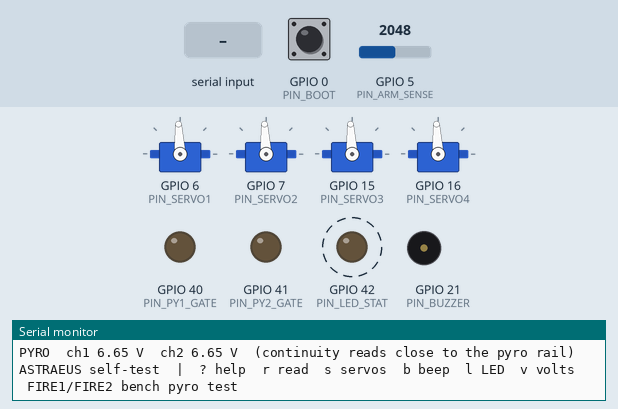
Simulated run of this sketch. Board: ESP32-S3. Shown: 4 × servo, output pins drawn as LEDs (lit = HIGH), buzzer (waves = sounding), the last lines printed to the serial monitor. Dashed ring = blinking. Inputs (shaded band) come from the test bench; at power-on: GPIO 0 (PIN_BOOT) HIGH, GPIO 5 (PIN_ARM_SENSE) = 2048. Storage starts empty; servo pulses on a pin are drawn as a servo (544–2400 µs = 0–180°); pins used as bus, display or sensor lines are not drawn.

Above: at 1.45 s.
1.7 s: "FIRE1\n" received over Serial
At 2.5 s:
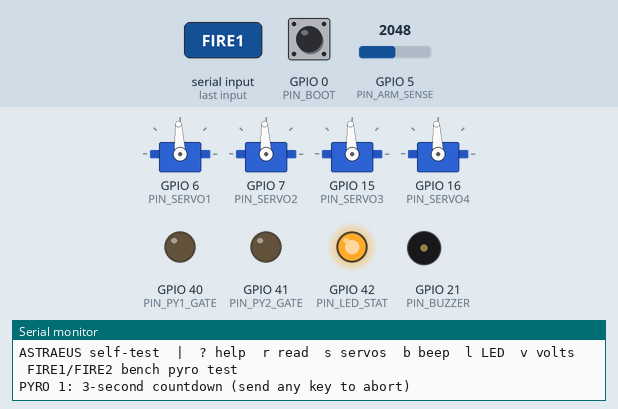
4.7 s: GPIO 0 (PIN_BOOT) pulled LOW for 3.2 s
9.4 s: "s\n" received over Serial
At 10.4 s:
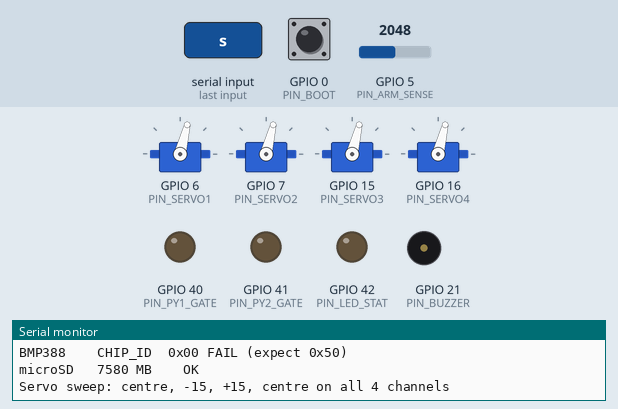
12.4 s: "FIRE2\n" received over Serial
At 15.8 s:
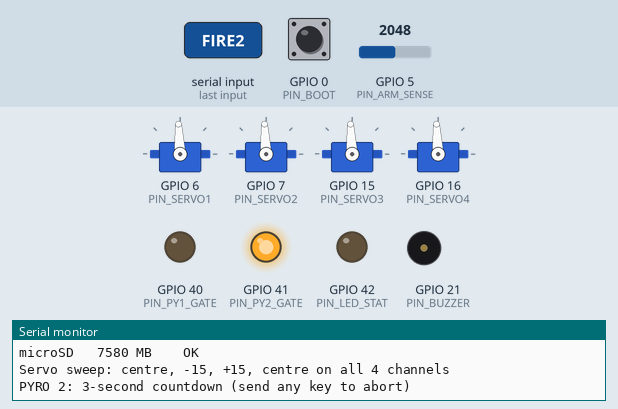
18.4 s: "FIRE1\n" received over Serial
At 21.8 s:
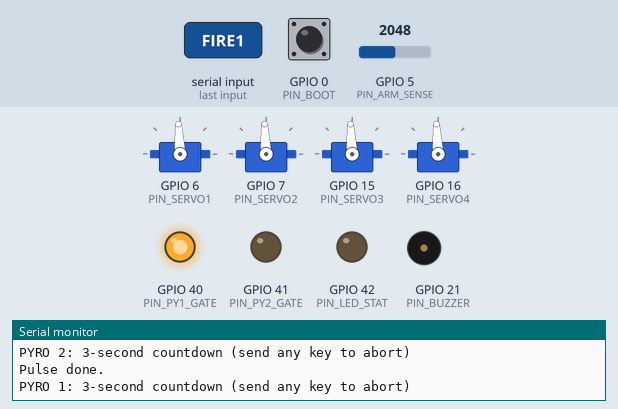
Timing chart, 0 to 25.4 s (numbered marks = the images above; inputs shaded):
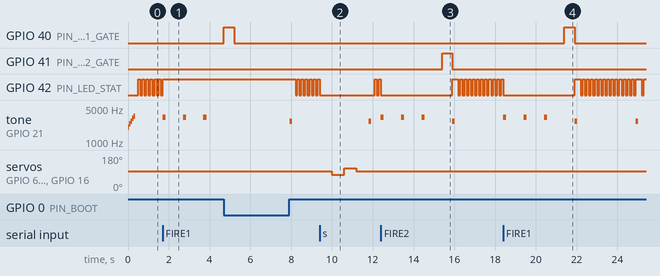

The sketch:

astraeus_selftest.ino
```cpp
/*
  ASTRAEUS Rev A - bring-up self-test  (v0.1)
  -------------------------------------------
  Upload once the board arrives, before any flight firmware.
  Arduino IDE: board "ESP32S3 Dev Module", USB CDC On Boot: Enabled,
               Flash Size 8MB, PSRAM Disabled. Serial Monitor 115200.

  What it does at power-up:
    1. Rising chirp from the buzzer.
    2. Checks each chip by reading its ID register over SPI:
         LSM6DSO32 WHO_AM_I = 0x6C, ADXL375 DEVID = 0xE5, BMP388 CHIP_ID = 0x50
       and mounts the microSD card.
    3. Reports by sound (so it works inside the rocket):
         one long beep            = everything passed
         N short beeps, repeated  = failure N (1 IMU, 2 high-g, 3 baro, 4 SD)
    4. Then, every 3 s: one beep per pyro channel that has continuity
       (only meaningful with the ARM switch on - that is how commercial
       altimeters report it on the pad).

  Serial commands:
    ?  help         r  read sensors once     s  servo sweep (TVC centre, +-15 deg)
    b  beep test    l  LED test               v  battery and ARM voltages
    FIRE1 / FIRE2   pulse a pyro channel for 0.5 s - BENCH TEST WITH A BULB OR
                    LED + 1k RESISTOR ONLY, never an igniter indoors. Needs the
                    ARM switch on and a 3-second beeping countdown.
*/
#include <SPI.h>
#include <SD.h>
#include "astraeus_pins.h"

SPIClass sensSPI(FSPI);
SPIClass sdSPI(HSPI);
const SPISettings SENS_SPI(5000000, MSBFIRST, SPI_MODE3);   // ADXL375 max 5 MHz

const int SERVO_PINS[4] = {PIN_SERVO1, PIN_SERVO2, PIN_SERVO3, PIN_SERVO4};
bool okIMU, okHG, okBaro, okSD;
int failCode = 0;

// ------------------------------------------------------------------ helpers
uint8_t spiRead(int cs, uint8_t reg, bool dummy = false) {
  sensSPI.beginTransaction(SENS_SPI);
  digitalWrite(cs, LOW);
  sensSPI.transfer(reg | 0x80);
  if (dummy) sensSPI.transfer(0x00);           // BMP388 sends one dummy byte first
  uint8_t v = sensSPI.transfer(0x00);
  digitalWrite(cs, HIGH);
  sensSPI.endTransaction();
  return v;
}
void spiWrite(int cs, uint8_t reg, uint8_t val) {
  sensSPI.beginTransaction(SENS_SPI);
  digitalWrite(cs, LOW);
  sensSPI.transfer(reg & 0x7F);
  sensSPI.transfer(val);
  digitalWrite(cs, HIGH);
  sensSPI.endTransaction();
}
int16_t rd16(int cs, uint8_t reg) {           // little-endian pair, auto-increment
  sensSPI.beginTransaction(SENS_SPI);
  digitalWrite(cs, LOW);
  sensSPI.transfer(reg | 0x80 | (cs == PIN_CS_HG ? 0x40 : 0));
  uint8_t lo = sensSPI.transfer(0), hi = sensSPI.transfer(0);
  digitalWrite(cs, HIGH);
  sensSPI.endTransaction();
  return (int16_t)(hi << 8 | lo);
}

void beep(int ms, int hz = BUZZER_HZ) {
  ledcWriteTone(PIN_BUZZER, hz);
  delay(ms);
  ledcWriteTone(PIN_BUZZER, 0);
}
void beeps(int n, int on = 120, int off = 180) {
  for (int i = 0; i < n; i++) { beep(on); delay(off); }
}
float volts(int pin, float k) { return analogReadMilliVolts(pin) * k / 1000.0f; }

void servoUs(int ch, int us) {                // 50 Hz, 14-bit: 20000 us = 16384 counts
  ledcWrite(SERVO_PINS[ch], (uint32_t)us * 16384 / 20000);
}

// ------------------------------------------------------------------ tests
void checkChips() {
  // BMP388 starts in I2C mode; the first CS edge switches it to SPI
  spiRead(PIN_CS_BARO, 0x00, true);
  uint8_t idImu = spiRead(PIN_CS_IMU, 0x0F);
  uint8_t idHg = spiRead(PIN_CS_HG, 0x00);
  uint8_t idBaro = spiRead(PIN_CS_BARO, 0x00, true);
  okIMU = idImu == 0x6C; okHG = idHg == 0xE5; okBaro = idBaro == 0x50;
  Serial.printf("LSM6DSO32 WHO_AM_I 0x%02X %s\n", idImu, okIMU ? "OK" : "FAIL (expect 0x6C)");
  Serial.printf("ADXL375   DEVID    0x%02X %s\n", idHg, okHG ? "OK" : "FAIL (expect 0xE5)");
  Serial.printf("BMP388    CHIP_ID  0x%02X %s\n", idBaro, okBaro ? "OK" : "FAIL (expect 0x50)");

  if (okIMU) {
    spiWrite(PIN_CS_IMU, 0x12, 0x44);   // CTRL3_C: BDU + auto-increment
    spiWrite(PIN_CS_IMU, 0x10, 0x48);   // CTRL1_XL: 104 Hz, +-8 g (DSO32: FS 10 = 8 g)
    spiWrite(PIN_CS_IMU, 0x11, 0x4C);   // CTRL2_G: 104 Hz, 2000 dps
  }
  if (okHG) {
    spiWrite(PIN_CS_HG, 0x31, 0x0B);    // DATA_FORMAT: 4-wire SPI, full res
    spiWrite(PIN_CS_HG, 0x2C, 0x0A);    // BW_RATE: 100 Hz
    spiWrite(PIN_CS_HG, 0x2D, 0x08);    // POWER_CTL: measure
  }
  if (okBaro) spiWrite(PIN_CS_BARO, 0x1B, 0x33);   // PWR_CTRL: press + temp, normal mode

  okSD = SD.begin(PIN_SD_CS, sdSPI, 20000000);
  if (okSD) Serial.printf("microSD   %llu MB    OK\n", SD.cardSize() / (1024ULL * 1024ULL));
  else      Serial.println("microSD   not found  FAIL (card inserted? FAT32?)");

  failCode = !okIMU ? 1 : !okHG ? 2 : !okBaro ? 3 : !okSD ? 4 : 0;
}

void readSensors() {
  if (okIMU) {
    float k = 8.0f / 32768.0f;
    Serial.printf("IMU   ax %+.2f ay %+.2f az %+.2f g   gx %+6.1f gy %+6.1f gz %+6.1f dps\n",
                  rd16(PIN_CS_IMU, 0x28) * k, rd16(PIN_CS_IMU, 0x2A) * k, rd16(PIN_CS_IMU, 0x2C) * k,
                  rd16(PIN_CS_IMU, 0x22) * 0.07f, rd16(PIN_CS_IMU, 0x24) * 0.07f, rd16(PIN_CS_IMU, 0x26) * 0.07f);
  }
  if (okHG) {
    float k = 0.049f;                     // 49 mg/LSB
    Serial.printf("HIGH-G ax %+.2f ay %+.2f az %+.2f g  (coarse: 1 g is only ~20 counts)\n",
                  rd16(PIN_CS_HG, 0x32) * k, rd16(PIN_CS_HG, 0x34) * k, rd16(PIN_CS_HG, 0x36) * k);
  }
  if (okBaro) {
    uint8_t s = spiRead(PIN_CS_BARO, 0x03, true);
    Serial.printf("BARO  status 0x%02X (raw data ready = %s; full compensation is in the flight code)\n",
                  s, (s & 0x60) == 0x60 ? "yes" : "no");
  }
  Serial.printf("POWER battery %.2f V   pyro rail %.2f V (%s)\n", volts(PIN_VBAT_SENSE, VBAT_DIVIDER),
                volts(PIN_ARM_SENSE, VBAT_DIVIDER), armed() ? "ARMED" : "safe");
  Serial.printf("PYRO  ch1 %.2f V  ch2 %.2f V  (continuity reads close to the pyro rail)\n",
                volts(PIN_PY1_SENSE, PYRO_DIVIDER), volts(PIN_PY2_SENSE, PYRO_DIVIDER));
}

bool armed() { return volts(PIN_ARM_SENSE, VBAT_DIVIDER) > 5.0f; }
bool continuity(int ch) {
  float vr = volts(PIN_ARM_SENSE, VBAT_DIVIDER);
  float vd = volts(ch == 1 ? PIN_PY1_SENSE : PIN_PY2_SENSE, PYRO_DIVIDER);
  return armed() && vd > 0.6f * vr;
}

void servoSweep() {
  Serial.println("Servo sweep: centre, -15, +15, centre on all 4 channels");
  const int seq[] = {1500, 1333, 1667, 1500};
  for (int us : seq) { for (int c = 0; c < 4; c++) servoUs(c, us); delay(600); }
}

void fire(int ch) {
  if (!armed()) { Serial.println("Refused: ARM switch is off."); beeps(3, 60, 60); return; }
  Serial.printf("PYRO %d: 3-second countdown (send any key to abort)\n", ch);
  for (int i = 3; i > 0; i--) {
    beep(150, 3200);
    unsigned long t = millis();
    while (millis() - t < 850) if (Serial.available()) { Serial.println("Aborted."); while (Serial.available()) Serial.read(); return; }
  }
  int pin = ch == 1 ? PIN_PY1_GATE : PIN_PY2_GATE;
  digitalWrite(pin, HIGH); delay(500); digitalWrite(pin, LOW);
  Serial.println("Pulse done.");
}

void help() {
  Serial.println("\nASTRAEUS self-test  |  ? help  r read  s servos  b beep  l LED  v volts  FIRE1/FIRE2 bench pyro test");
}

// ------------------------------------------------------------------ setup / loop
void setup() {
  // pyro gates low first, before anything else
  pinMode(PIN_PY1_GATE, OUTPUT); digitalWrite(PIN_PY1_GATE, LOW);
  pinMode(PIN_PY2_GATE, OUTPUT); digitalWrite(PIN_PY2_GATE, LOW);
  pinMode(PIN_LED_STAT, OUTPUT);
  for (int cs : {PIN_CS_IMU, PIN_CS_HG, PIN_CS_BARO}) { pinMode(cs, OUTPUT); digitalWrite(cs, HIGH); }
  pinMode(PIN_BOOT, INPUT_PULLUP);
  analogSetAttenuation(ADC_11db);
  ledcAttach(PIN_BUZZER, BUZZER_HZ, 8);
  for (int c = 0; c < 4; c++) { ledcAttach(SERVO_PINS[c], 50, 14); servoUs(c, 1500); }

  Serial.begin(115200);
  unsigned long t0 = millis();
  while (!Serial && millis() - t0 < 1500) delay(10);

  for (int hz = 2000; hz <= 3400; hz += 350) beep(70, hz);   // power-up chirp
  sensSPI.begin(PIN_SPI_SCK, PIN_SPI_MISO, PIN_SPI_MOSI);
  sdSPI.begin(PIN_SD_SCK, PIN_SD_MISO, PIN_SD_MOSI, PIN_SD_CS);
  delay(50);

  Serial.println("\n=== ASTRAEUS Rev A self-test ===");
  checkChips();
  if (failCode == 0) { Serial.println("ALL CHECKS PASSED"); beep(900); }
  else Serial.printf("FAILURE CODE %d\n", failCode);
  readSensors();
  help();
}

String cmd;
unsigned long lastReport = 0;

void loop() {
  // status LED: slow blink when healthy, fast when a check failed
  digitalWrite(PIN_LED_STAT, (millis() / (failCode ? 100 : 1000)) % 2);

  if (millis() - lastReport > 3000) {
    lastReport = millis();
    if (failCode) { beeps(failCode); }
    else {
      int n = 0;
      for (int ch = 1; ch <= 2; ch++) if (continuity(ch)) { beep(250, 3000); delay(250); n++; }
      (void)n;
    }
  }

  while (Serial.available()) {
    char c = Serial.read();
    if (c == '\n' || c == '\r') {
      cmd.trim();
      if (cmd == "?") help();
      else if (cmd == "r") readSensors();
      else if (cmd == "s") servoSweep();
      else if (cmd == "b") { beeps(3); beep(600, 2000); }
      else if (cmd == "l") { for (int i = 0; i < 10; i++) { digitalWrite(PIN_LED_STAT, i % 2); delay(150); } }
      else if (cmd == "v") Serial.printf("battery %.2f V, pyro rail %.2f V\n", volts(PIN_VBAT_SENSE, VBAT_DIVIDER), volts(PIN_ARM_SENSE, VBAT_DIVIDER));
      else if (cmd == "FIRE1") fire(1);
      else if (cmd == "FIRE2") fire(2);
      else if (cmd.length()) Serial.println("Unknown command - type ? for help");
      cmd = "";
    } else cmd += c;
  }

  if (digitalRead(PIN_BOOT) == LOW) {            // BOOT button = re-run the checks
    delay(30);
    while (digitalRead(PIN_BOOT) == LOW) delay(10);
    checkChips();
    if (failCode == 0) beep(900);
  }
}
```

astraeus_pins.h
```cpp
// ASTRAEUS Rev A - flight computer pin map (ESP32-S3-WROOM-1-N8)
// Matches the routed KiCad board. Include this in every ASTRAEUS sketch.
#pragma once

// ---- sensor SPI bus (FSPI): LSM6DSO32 IMU, ADXL375 high-g, BMP388 baro
#define PIN_SPI_SCK     12
#define PIN_SPI_MOSI    11
#define PIN_SPI_MISO    13
#define PIN_CS_IMU      10   // LSM6DSO32  (±32 g, ±2000 dps)
#define PIN_CS_HG       14   // ADXL375    (±200 g)
#define PIN_CS_BARO     18   // BMP388
#define PIN_INT_IMU      8   // LSM6DSO32 INT1
#define PIN_INT_HG       9   // ADXL375 INT1
#define PIN_INT_BARO    17   // BMP388 INT

// ---- microSD, own SPI bus (HSPI) so logging never blocks sensor reads
#define PIN_SD_SCK      36
#define PIN_SD_MOSI     35
#define PIN_SD_MISO     37
#define PIN_SD_CS       38

// ---- pyro channels: low-side AO3400A, 100k gate pull-down (off at boot)
#define PIN_PY1_GATE    40
#define PIN_PY2_GATE    41
#define PIN_PY1_SENSE    1   // ADC: drain voltage x 33/133  -> continuity
#define PIN_PY2_SENSE    2

// ---- servos (TVC): 5 V rail from AP63205, 100R series on each signal
#define PIN_SERVO1       6
#define PIN_SERVO2       7
#define PIN_SERVO3      15
#define PIN_SERVO4      16

// ---- status
#define PIN_BUZZER      21   // passive MLT-8530 via AO3400A, drive 2.7 kHz
#define PIN_LED_STAT    42   // white status LED (high = on)
#define PIN_BOOT         0   // BOOT button, active low (also usable as user button)

// ---- power monitoring (ADC, 11 dB attenuation)
#define PIN_VBAT_SENSE   4   // battery after power switch, x 22/122
#define PIN_ARM_SENSE    5   // pyro rail after ARM switch, x 22/122
#define VBAT_DIVIDER     (122.0f / 22.0f)
#define PYRO_DIVIDER     (133.0f / 33.0f)

// ---- spare GPIO on bottom test pads
#define PIN_SPARE1      47
#define PIN_SPARE2      48
// UART0 TX/RX are also on bottom test pads (GPIO43 / GPIO44)

// ---- buzzer
#define BUZZER_HZ       2700
```

Measured:
- after the input at 1.7 s, GPIO 42 (PIN_LED_STAT): goes on until 1.7 s, then stays HIGH
- after the input at 9.4 s, servo on GPIO 6 (PIN_SERVO1), servo on GPIO 7 (PIN_SERVO2), servo on GPIO 15 (PIN_SERVO3), servo on GPIO 16 (PIN_SERVO4): 93° → 76° after 0.60 s, → 109° 0.60 s later, → 93° 0.60 s later
- after the input at 12.4 s, GPIO 41 (PIN_PY2_GATE): LOW → HIGH after 3.0 s, → LOW 0.50 s later
- after the input at 18.4 s, GPIO 40 (PIN_PY1_GATE): LOW → HIGH after 3.0 s, → LOW 0.50 s later
- by itself, GPIO 42 (PIN_LED_STAT): alternates HIGH for 0.10 s and LOW for 0.10 s
- by itself, tone on GPIO 21 (PIN_BUZZER): plays 3200 Hz for 0.15 s, 3200 Hz for 0.15 s, 3200 Hz for 0.15 s, 2700 Hz for 0.12 s, 2700 Hz for 0.12 s
